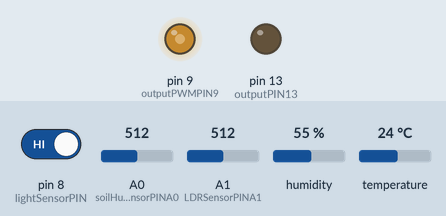
Recording of a sketch running on a simulated Arduino Uno, built with avr-gcc and run on an emulated ATmega328P. Parts: output pins drawn as LEDs (lit = HIGH). The inputs (shaded band) are chosen by the test bench; at power-on: A1 (LDRSensorPINA1) = 512, pin 8 (lightSensorPIN) HIGH, A0 (soilHumiditySensorPINA0) = 512, humidity 55 %, temperature 24 °C. What the sketch prints to the serial monitor is not drawn.

Above: at 1.2 s.
1.3 s: A1 (LDRSensorPINA1) set to 306
At 2.3 s:
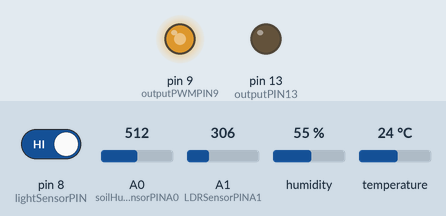
3.3 s: A1 (LDRSensorPINA1) set to 245
At 4.8 s:
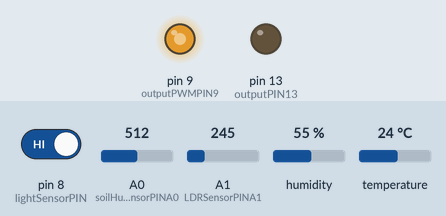
5.1 s: A1 (LDRSensorPINA1) set to 992
At 6.3 s:
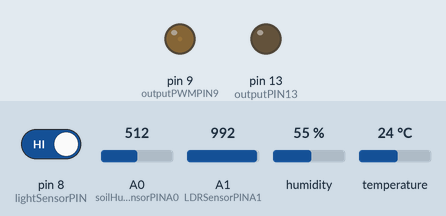
Timing chart, 0 to 8.1 s (numbered marks = the images above; inputs shaded):
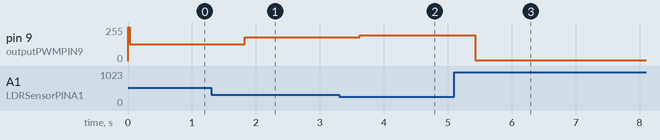

The sketch:

SmartPlant.ino
```cpp
#include <SoftwareSerial.h>
#include <dht.h>
#define DHT11_PIN 7

SoftwareSerial BTSerial(10, 11); // RX | TX

char temperatureConstant = 't';
char humidityConstant = 'h';
char lightSensorConstant = 'l';
char soilHumiditySensorConstant = 's';
char LDRSensorConstant = 'd';
char command = 'z';

int lightSensorPIN = 8;
int lightSensorStatus = 0;

int outputPIN13 = 13;
int outputPWMPIN9 = 9;

int soilHumiditySensorPINA0 = A0;
int soilHumiditySensorValue = 0;

int LDRSensorPINA1 = A1;
int LDRSensorValue = 0;

int generalDelayTime = 600;
int generalCounter = 0;
int generalCounterLimit = 30;

dht DHT;
int dhtCounter = 0;
int dhtMaxLimitArrayData = 255;
int humidityData[256];
int temperatureData[256];
int temperature = -999;
int humidity = -999;

void updateDHTValues(){
  DHT.read11(DHT11_PIN);
  humidity = DHT.humidity;
  temperature = DHT.temperature;
  while( humidity==-999 or temperature==-999) {
    DHT.read11(DHT11_PIN);
    humidity = DHT.humidity;
    temperature = DHT.temperature;
  }
  humidityData[dhtCounter] = humidity;
  temperatureData[dhtCounter] = temperature;
}

void updateLightDetector(){
  lightSensorStatus = !digitalRead(lightSensorPIN);
}

void updateSoilHumiditySensor(){
  soilHumiditySensorValue = analogRead(soilHumiditySensorPINA0);
}

void updateLDRSensor(){
  LDRSensorValue = 1023 - analogRead(LDRSensorPINA1);
  int outputValue = map(LDRSensorValue, 0, 1023, 0, 255);
  analogWrite(outputPWMPIN9, outputValue);
}

void setup(){
  Serial.begin(9600);
  while (!Serial) {
    ; // wait for serial port to connect. Needed for native USB port only
  }

  // Bluetooth
  pinMode(outputPWMPIN9, OUTPUT);
  digitalWrite(outputPWMPIN9, HIGH);
  BTSerial.begin(38400);  // HC-05 default speed in AT command more

  // Light detector ON / OFF
  pinMode(lightSensorPIN,INPUT);
  pinMode(outputPIN13,OUTPUT);

  // DHT initial values
  updateDHTValues();

  // Light detector
  updateLightDetector();

  // Soil Humidity Sensor
  updateSoilHumiditySensor();

  // LDR Sensor Value
  updateLDRSensor();

  // Program ready
  Serial.println("{\"status\":\"Program ready\"}");
}

void selector(){
  if(command == temperatureConstant) {
    BTSerial.println(temperature);
  }
  if(command == humidityConstant) {
    BTSerial.println(humidity);
  }
  if(command == lightSensorConstant) {
    BTSerial.println(lightSensorStatus);
  }
  if(command == soilHumiditySensorConstant) {
    BTSerial.println(soilHumiditySensorValue);
  }
  if(command == LDRSensorConstant) {
    BTSerial.println(LDRSensorValue);
  }
}

void loop(){
  if (dhtCounter >= dhtMaxLimitArrayData) {
    // Reset arrays
    Serial.println("Reset DHT arrays");
    for (int i = 0; i < dhtMaxLimitArrayData; i = i + 1) {
      temperatureData[i] = 0;
      humidityData[i] = 0;
    }
  }

  if (generalCounter >= generalCounterLimit) {
    generalCounter = 0;

    // Update DHT values
    updateDHTValues();
    dhtCounter += 1;
  }

  // Update Light detector state
  updateLightDetector();

  // Soil Humidity Sensor
  updateSoilHumiditySensor();

  // LDR Sensor Value
  updateLDRSensor();

  if (Serial.available()) {
    command = Serial.read();
    selector();
  }

  if (BTSerial.available()) {
    command = BTSerial.read();
    selector();
  }

  generalCounter += 1;
  delay(generalDelayTime);
}

/*
 * References
 * DHT 11 -> https://www.circuitbasics.com/how-to-set-up-the-dht11-humidity-sensor-on-an-arduino/
 *
 * LDR -> https://www.circuitbasics.com/arduino-basics-controlling-led-part-2/
 *
 * Light detector LM393 -> https://create.arduino.cc/projecthub/kiranpaul/light-magic-using-lm393-and-arduino-uno-14eadc
 *
 */
```

Measured:
- after the input at 1.3 s, pin 9 (outputPWMPIN9): 127/255 → 178/255 after 0.53 s
- after the input at 3.3 s, pin 9 (outputPWMPIN9): 178/255 → 193/255 after 0.33 s
- after the input at 5.1 s, pin 9 (outputPWMPIN9): 193/255 → 7/255 after 0.33 s
